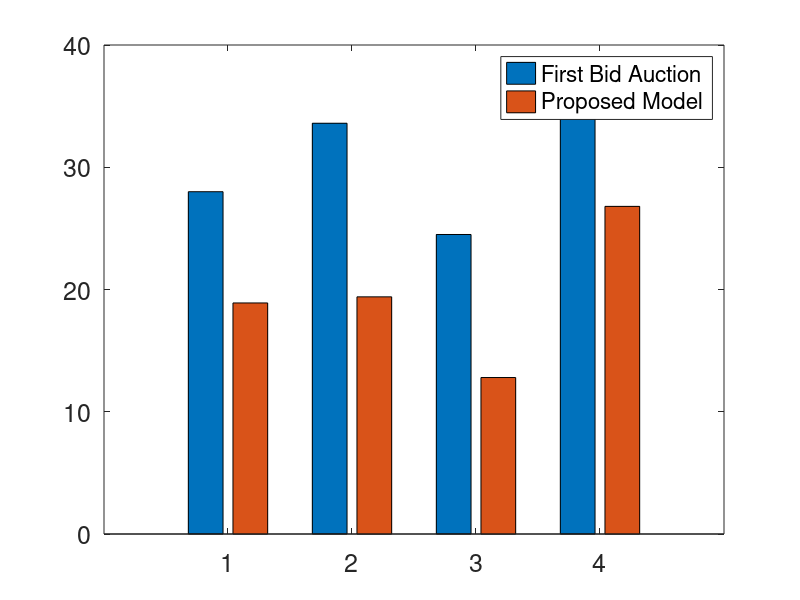

Reproduce this figure in MATLAB.
y=[28 18.9; 33.6 19.4; 24.5 12.8; 37.8 26.8];
bar(y);
legend({'First Bid Auction', 'Proposed Model'},'Location', 'northeast');
set(gca,'Fontsize', 18);